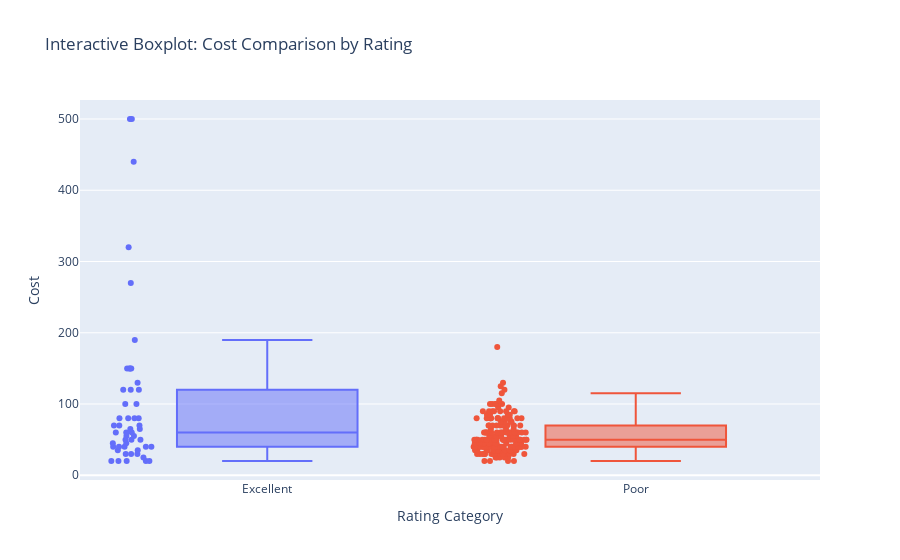

Notebook source saved alongside this figure:
### Code cell
import plotly.express as px

# Filter out 'Excellent' and 'Poor' restaurants
rating_compare = df[df['rating_text'].isin(['Excellent', 'Poor'])]

# Draw an interactive boxplot
fig = px.box(
    rating_compare,
    x="rating_text",
    y="cost",
    color="rating_text",
    title="Interactive Boxplot: Cost Comparison by Rating",
    labels={"rating_text": "Rating Category", "cost": "Cost"},
    points="all"  
)

fig.update_layout(showlegend=False)
fig.show()

### Figure 1 — Plotly figure (JSON) as saved in the notebook; plotly's stock layout.template omitted (floating-point values rounded to 4 significant figures; data arrays with more than 128 entries replaced by an {"elided": "..."} marker saying what was removed)
{"data": [{"alignmentgroup": "True", "boxpoints": "all", "hovertemplate": "Rating Category=%{x}<br>Cost=%{y}<extra></extra>", "legendgroup": "Excellent", "marker": {"color": "#636efa"}, "name": "Excellent", "notched": false, "offsetgroup": "Excellent", "orientation": "v", "showlegend": true, "type": "box", "x": ["Excellent", "Excellent", "Excellent", "Excellent", "Excellent", "Excellent", "Excellent", "Excellent", "Excellent", "Excellent", "Excellent", "Excellent", "Excellent", "Excellent", "Excellent", "Excellent", "Excellent", "Excellent", "Excellent", "Excellent", "Excellent", "Excellent", "Excellent", "Excellent", "Excellent", "Excellent", "Excellent", "Excellent", "Excellent", "Excellent", "Excellent", "Excellent", "Excellent", "Excellent", "Excellent", "Excellent", "Excellent", "Excellent", "Excellent", "Excellent", "Excellent", "Excellent", "Excellent", "Excellent", "Excellent", "Excellent", "Excellent", "Excellent", "Excellent", "Excellent", "Excellent"], "x0": " ", "xaxis": "x", "y": [80.0, 120.0, 270.0, 55.0, 150.0, 120.0, 70.0, 500.0, 500.0, 20.0, 25.0, 45.0, 190.0, 120.0, 150.0, 150.0, 35.0, 30.0, 60.0, 150.0, 70.0, 30.0, 40.0, 65.0, 440.0, 50.0, 40.0, 80.0, 20.0, 45.0, 50.0, 30.0, 130.0, 320.0, 55.0, 80.0, 20.0, 50.0, 70.0, 40.0, 20.0, 35.0, 100.0, 40.0, 60.0, 65.0, 100.0, 60.0, 20.0, 40.0, 80.0], "y0": " ", "yaxis": "y"}, {"alignmentgroup": "True", "boxpoints": "all", "hovertemplate": "Rating Category=%{x}<br>Cost=%{y}<extra></extra>", "legendgroup": "Poor", "marker": {"color": "#EF553B"}, "name": "Poor", "notched": false, "offsetgroup": "Poor", "orientation": "v", "showlegend": true, "type": "box", "x": {"elided": "209 str values"}, "x0": " ", "xaxis": "x", "y": {"elided": "209 float values"}, "y0": " ", "yaxis": "y"}], "layout": {"boxmode": "overlay", "legend": {"title": {"text": "Rating Category"}, "tracegroupgap": 0}, "showlegend": false, "title": {"text": "Interactive Boxplot: Cost Comparison by Rating"}, "xaxis": {"anchor": "y", "categoryarray": ["Excellent", "Poor"], "categoryorder": "array", "domain": [0, 1], "title": {"text": "Rating Category"}}, "yaxis": {"anchor": "x", "domain": [0, 1], "title": {"text": "Cost"}}}}
